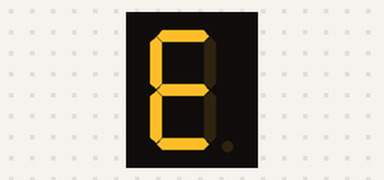
Simulated run of this sketch. Board: Arduino Uno, built with avr-gcc and run on an emulated ATmega328P. On the bench: 1-digit seven-segment display. Wiring (inferred from the names in the program): 1-digit 7-segment display, segments lit when HIGH: segments pin 5, pin 6, pin 7, pin 8, pin 9, pin 10, pin 11. The segment pins are drawn as the display they are named for.

Above: at 0.1 s.
At 2.2 s:
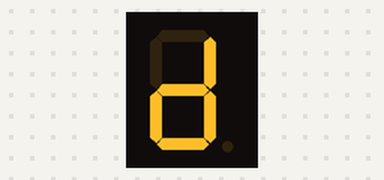
At 4.2 s:
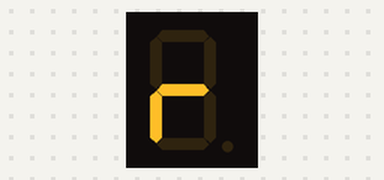

Measured:
- by itself, everything shown: repeats every 5.1 s, in 6 steps
- what the display in image 1 shows lasts 1.0 s, from 2.1 s to 3.1 s

The sketch:

Display_3.ino
```cpp
/****************************************************************
**                                                             **
**                           TÍTOL: Display nom Edder          **
**                                                             **
**                                                             **
**  NOM: EDDER GARCIA PINO                     DATA 23/01/2017 **
****************************************************************/
//************************ INCLUDE ******************************


//*********************** VARIABLES *****************************
const int ledA = 5;
const int ledB = 6;
const int ledC = 7;
const int ledD = 8;
const int ledE = 9;
const int ledF = 10;
const int ledG = 11;
int pausa = 1000;


//************************* SETUP *******************************

void setup() {               // configura el final de salida

  pinMode(ledA, OUTPUT);
  pinMode(ledB, OUTPUT);
  pinMode(ledC, OUTPUT);
  pinMode(ledD, OUTPUT);
  pinMode(ledE, OUTPUT);
  pinMode(ledF, OUTPUT);
  pinMode(ledG, OUTPUT);
}

//************************** LOOP *******************************

void loop() {                // inicia el bucle del programa


  //lletra E
  digitalWrite(ledA, HIGH);
  digitalWrite(ledB, LOW);
  digitalWrite(ledC, LOW);
  digitalWrite(ledD, HIGH);
  digitalWrite(ledE, HIGH);
  digitalWrite(ledF, HIGH);
  digitalWrite(ledG, HIGH);

  delay(pausa);

  //lletra D
  digitalWrite(ledA, LOW);
  digitalWrite(ledB, HIGH);
  digitalWrite(ledC, HIGH);
  digitalWrite(ledD, HIGH);
  digitalWrite(ledE, HIGH);
  digitalWrite(ledF, LOW);
  digitalWrite(ledG, HIGH);

  delay(pausa);

  //tot parat
  digitalWrite(ledA, LOW);
  digitalWrite(ledB, LOW);
  digitalWrite(ledC, LOW);
  digitalWrite(ledD, LOW);
  digitalWrite(ledE, LOW);
  digitalWrite(ledF, LOW);
  digitalWrite(ledG, LOW);

  delay(100); //delay per visualitzar les dues D

  //lletra D
  digitalWrite(ledA, LOW);
  digitalWrite(ledB, HIGH);
  digitalWrite(ledC, HIGH);
  digitalWrite(ledD, HIGH);
  digitalWrite(ledE, HIGH);
  digitalWrite(ledF, LOW);
  digitalWrite(ledG, HIGH);

  delay(pausa);

  //lletra E
  digitalWrite(ledA, HIGH);
  digitalWrite(ledB, LOW);
  digitalWrite(ledC, LOW);
  digitalWrite(ledD, HIGH);
  digitalWrite(ledE, HIGH);
  digitalWrite(ledF, HIGH);
  digitalWrite(ledG, HIGH);

  delay(pausa);

  //letra R
  digitalWrite(ledA, LOW);
  digitalWrite(ledB, LOW);
  digitalWrite(ledC, LOW);
  digitalWrite(ledD, LOW);
  digitalWrite(ledE, HIGH);
  digitalWrite(ledF, LOW);
  digitalWrite(ledG, HIGH);

  delay(pausa);
}


//************************* FUNCIONS ****************************
```
